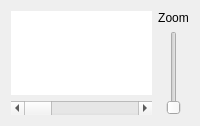
     <widget class="QFrame" name="horizontalFrame">
      <property name="sizePolicy">
       <sizepolicy hsizetype="Preferred" vsizetype="Minimum">
        <horstretch>0</horstretch>
        <verstretch>2</verstretch>
       </sizepolicy>
      </property>
      <layout class="QHBoxLayout" name="horizontalLayout_16">
       <item>
        <layout class="QVBoxLayout" name="verticalLayout_11">
         <item>
          <widget class="QCustomPlot" name="customPlot" native="true">
           <property name="sizePolicy">
            <sizepolicy hsizetype="Expanding" vsizetype="MinimumExpanding">
             <horstretch>0</horstretch>
             <verstretch>0</verstretch>
            </sizepolicy>
           </property>
           <property name="minimumSize">
            <size>
             <width>0</width>
             <height>50</height>
            </size>
           </property>
           <property name="styleSheet">
            <string notr="true">background-color: rgb(255, 255, 255);</string>
           </property>
          </widget>
         </item>
         <item>
          <widget class="QScrollBar" name="xScrollBar">
           <property name="minimum">
            <number>0</number>
           </property>
           <property name="maximum">
            <number>500</number>
           </property>
           <property name="singleStep">
            <number>10</number>
           </property>
           <property name="orientation">
            <enum>Qt::Horizontal</enum>
           </property>
          </widget>
         </item>
        </layout>
       </item>
       <item>
        <layout class="QVBoxLayout" name="verticalLayout_12">
         <item>
          <widget class="QLabel" name="label_25">
           <property name="sizePolicy">
            <sizepolicy hsizetype="Maximum" vsizetype="Preferred">
             <horstretch>0</horstretch>
             <verstretch>0</verstretch>
            </sizepolicy>
           </property>
           <property name="text">
            <string>Zoom</string>
           </property>
           <property name="alignment">
            <set>Qt::AlignCenter</set>
           </property>
          </widget>
         </item>
         <item>
          <widget class="QSlider" name="zoomBar">
           <property name="sizePolicy">
            <sizepolicy hsizetype="Preferred" vsizetype="Expanding">
             <horstretch>0</horstretch>
             <verstretch>0</verstretch>
            </sizepolicy>
           </property>
           <property name="minimum">
            <number>0</number>
           </property>
           <property name="maximum">
            <number>100</number>
           </property>
           <property name="orientation">
            <enum>Qt::Vertical</enum>
           </property>
           <property name="invertedControls">
            <bool>false</bool>
           </property>
          </widget>
         </item>
        </layout>
       </item>
      </layout>
     </widget>
